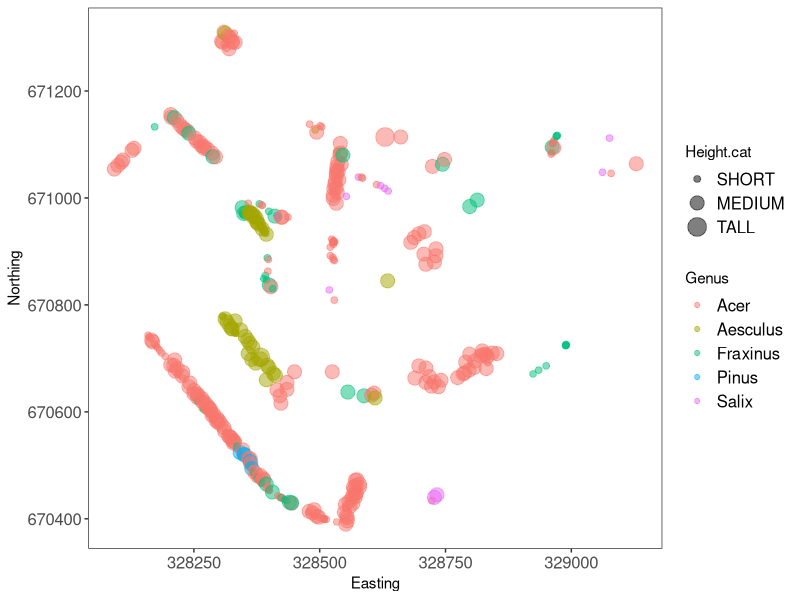

Write the R code that produced this figure.
# EFFICIENT DATA MANIPULATION - USE PIPES TO STREAMLINE YOUR CODE
# Course URL: https://ourcodingclub.github.io/tutorials/data-manip-efficient/

# Libraries
library(dplyr)
library(ggplot2)
library(tidyr)

# Load data
trees <- read.csv(file = "trees.csv", header = TRUE)
head(trees)


### Count the number of trees by species
## stepwise first:
# create an internal grouping structure, so that the next function acts on groups (here, species) separately. 
trees.grouped <- group_by(trees, CommonName) 

# here we use length to count the number of rows (trees) for each group (species). We could have used any row name.
trees.summary <- summarise(trees.grouped, count = length(CommonName))

## Alternatively, dplyr has a tally function that does the counts for you!
trees.summary <- tally(trees.grouped)

## Count the number of trees for each species, with a pipe!

trees.summary <- trees %>% 
  group_by(CommonName) %>% 
  tally()

## Summarising - quick way to generate summary dataframe for all variables
sum.all <- summarise_all(trees, mean)
# Not much use for this dataset as only two columns (Easting, Northing) are numeric

## Reclassifying values or factors
vector <- c(4, 13, 15, 6) # just creating a vector to evaluate
ifelse(vector <10, "A", "B") # follows target, condition, if true, if false

# The super useful case_when() is a generalisation of ifelse() that lets you assign more than two outcomes. 
# All logical operators are available, and you assign the new value with a tilde ~. For instance:

vector2 <- c("What am I?", "A", "B", "C", "D")
case_when(vector2 == "What am I?" ~ "I am the walrus",
          vector2 %in% c("A", "B") ~ "goo",
          vector2 == "C" ~ "ga",
          vector2 == "D" ~ "joob")

## Changing factor levels or creating categorical variables
# This code is using `grepl` to pull the Genus from the latin names and create a new column
# Now would be a good time to revisit RegEx implementations in R....

trees.genus <- trees %>% mutate(Genus = case_when(
    grepl("Acer", LatinName) ~ "Acer",
    grepl("Fraxinus", LatinName) ~ "Fraxinus",
    grepl("Sorbus", LatinName) ~ "Sorbus",
    grepl("Betula", LatinName) ~ "Betula",
    grepl("Populus", LatinName) ~ "Populus",
    grepl("Laburnum", LatinName) ~ "Laburnum",
    grepl("Aesculus", LatinName) ~ "Aesculus", 
    grepl("Fagus", LatinName) ~ "Fagus",
    grepl("Prunus", LatinName) ~ "Prunus",
    grepl("Pinus", LatinName) ~ "Pinus",
    grepl("Sambucus", LatinName) ~ "Sambucus",
    grepl("Crataegus", LatinName) ~ "Crataegus",
    grepl("Ilex", LatinName) ~ "Ilex",
    grepl("Quercus", LatinName) ~ "Quercus",
    grepl("Larix", LatinName) ~ "Larix",
    grepl("Salix", LatinName) ~ "Salix",
    grepl("Alnus", LatinName) ~ "Alnus"))

# Yes, lots of typing, but try it in Excel...

# Now a magic way to do it even quicker:
# We read in the "trees" data frame, pipe it to `separate` and pull out the LatinName column
# We then create a vector with two columns, "Genus" and "Species", populate it with LatinName, separated by the 
# space in the binomial. The "FALSE" flag means that the original column isn't removed from the piped dataset.
# `select(-Species)` then unselects the species column in the vector for inclusion in the new data frame` 

trees.genus.2 <- trees %>% 
  tidyr::separate(LatinName, c("Genus", "Species"), sep = " ", remove = FALSE) %>% 
  dplyr::select(-Species)

## The next task is to condense the Height factor from five levels to three

trees.genus.2 <- trees.genus.2 %>% #overwriting existing data frame
  mutate(Height.cat = #creating new column
           case_when(Height %in% c("Up to 5 meters", "5 to 10 meters") ~ "Short",
                     Height %in% c("10 to 15 meters", "15 to 20 meters") ~ "Medium",
                     Height == "20 to 25 meters" ~ "Tall")
         )

## Reordering factor levels
# R will always default to alphabetical, which isn't usually that useful
# Reordering them to a more logical order is very useful for figure legends etc.

levels(trees.genus.2$Height.cat)
trees.genus.2$Height.cat <- factor(trees.genus.2$Height.cat,
                                   levels = c("Short", "Medium", "Tall"),
                                   labels = c("SHORT", "MEDIUM", "TALL")
                                   )
levels(trees.genus.2$Height.cat)

## Advanced piping
# Here we're going to draw a map of the trees. First, the data needs to be simplified:

trees.five <- trees.genus.2 %>% 
  filter(Genus %in% c("Acer", "Fraxinus", "Salix", "Aesculus", "Pinus"))

# we're then going to draw a very simple map in ggplot
# x/y are lat/long, size = height category, genus = colour

(map.all <- ggplot(trees.five) +
    geom_point(aes(x = Easting, y = Northing, size = Height.cat, colour = Genus), alpha = 0.5) +
    theme_bw() +
    theme(panel.grid = element_blank(),
          axis.text = element_text(size = 12),
          legend.text = element_text(size = 12))
  )
